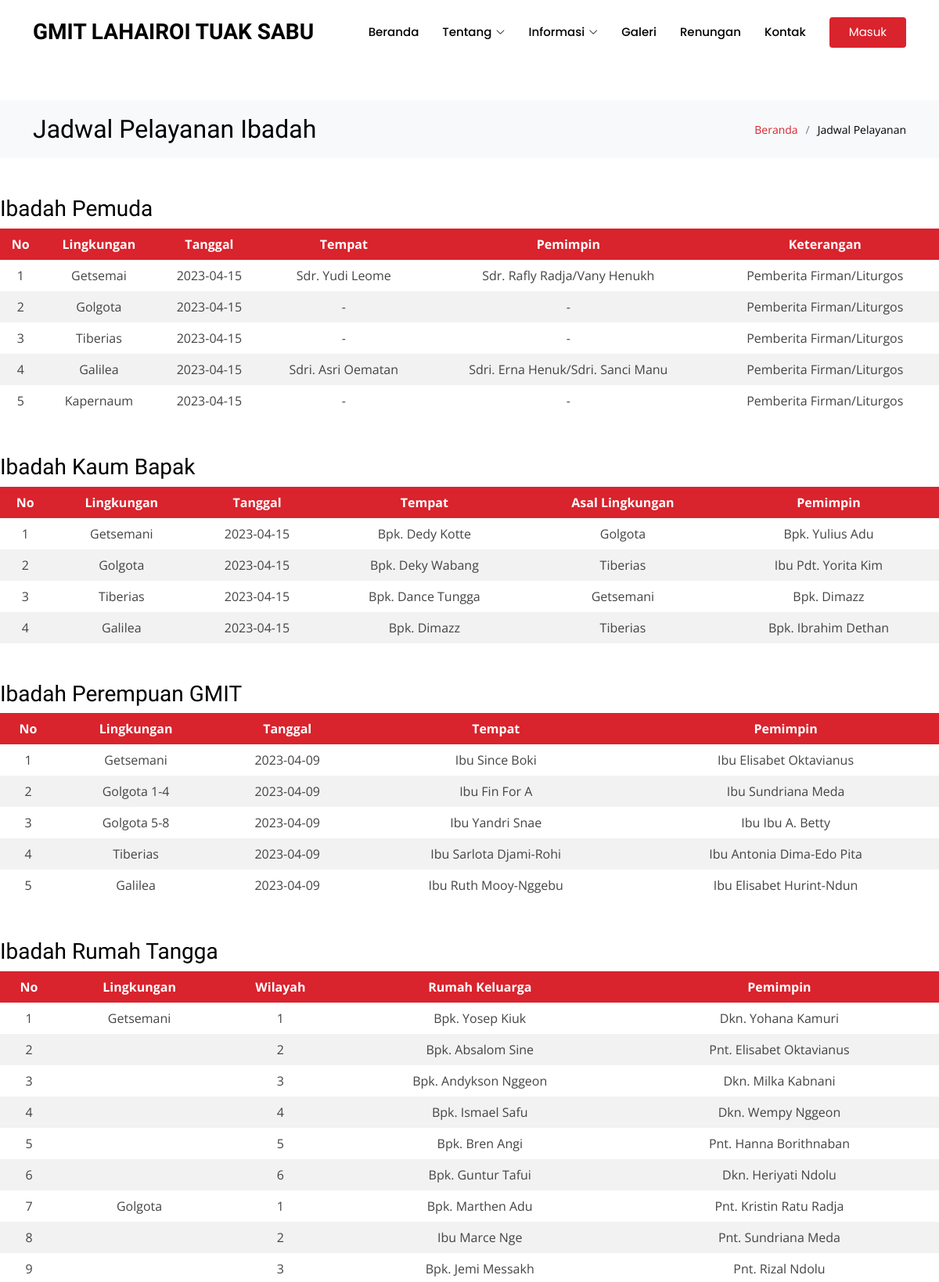
Page /jadwal-pelayanan.php (upper part) on the committed database.
### tables this page shows
CREATE TABLE `tbl_pemuda` (
  `kode` int(11) NOT NULL,
  `lingkungan` varchar(255) NOT NULL,
  `tanggal` date NOT NULL,
  `tempat` varchar(255) NOT NULL,
  `pemimpin` varchar(255) NOT NULL,
  `keterangan` varchar(255) NOT NULL
);

CREATE TABLE `tbl_kaum_bapa` (
  `kode` int(11) NOT NULL,
  `lingkungan` varchar(255) NOT NULL,
  `tanggal` date NOT NULL,
  `tempat` varchar(255) NOT NULL,
  `asal_lingkungan` varchar(255) NOT NULL,
  `pemimpin` varchar(255) NOT NULL
);

CREATE TABLE `tbl_ibadah_perempuan` (
  `kode` int(11) NOT NULL,
  `lingkungan` varchar(255) NOT NULL,
  `tanggal` date NOT NULL,
  `tempat` varchar(255) NOT NULL,
  `pemimpin` varchar(255) NOT NULL
);

CREATE TABLE `tbl_ibadah_rt` (
  `kode` int(11) NOT NULL,
  `lingkungan` varchar(255) NOT NULL,
  `wilayah` varchar(255) NOT NULL,
  `rumah_keluarga` varchar(255) NOT NULL,
  `pemimpin` varchar(255) NOT NULL
);

### jadwal-pelayanan.php (the view, shortened to what this page needs)
<?php include 'header.php'; ?>
<?php include 'koneksi.php'; ?>
<!DOCTYPE html>
<html lang="en">
<head>
  <link href="assets/vendor/animate.css/animate.min.css" rel="stylesheet">
  <link href="assets/vendor/bootstrap/css/bootstrap.min.css" rel="stylesheet">
  <link href="assets/vendor/bootstrap-icons/bootstrap-icons.css" rel="stylesheet">
  <link href="assets/vendor/boxicons/css/boxicons.min.css" rel="stylesheet">
  <link href="assets/vendor/glightbox/css/glightbox.min.css" rel="stylesheet">
  <link href="assets/vendor/remixicon/remixicon.css" rel="stylesheet">
  <link href="assets/vendor/swiper/swiper-bundle.min.css" rel="stylesheet">
  <link rel="stylesheet" href="https://kit.fontawesome.com/37093c578d.css">
</head>
<body>
  <main id="main">
    <section id="breadcrumbs" class="breadcrumbs">
      <div class="container">
        <div class="d-flex justify-content-between align-items-center">
          <h2>Jadwal Pelayanan Ibadah</h2>
          <ol>
            <li><a href="index.php">Beranda</a></li>
            <li>Jadwal Pelayanan</li>
          </ol>
        </div>
      </div>
    </section>
  <br>
  <br>
<table>
  <h3>Ibadah Pemuda</h3>
    <thead>
      <tr>
        <th>No</th>
        <th>Lingkungan</th>
        <th>Tanggal</th>
        <th>Tempat</th>
        <th>Pemimpin</th>
        <th>Keterangan</th>
      </tr>
    </thead>
    <tbody>
    <?php
					$page = (isset($_GET['page']))? $_GET['page'] : 1;
					$limit = 50;
					$limit_start = ($page - 1) * $limit;
					$sql = mysqli_query($konek, "SELECT * FROM tbl_pemuda LIMIT ".$limit_start.",".$limit);
					$no = $limit_start + 1;
					while($data = mysqli_fetch_array($sql)){
					?>
      <tr>
        <td><?php echo $no; ?></td>
        <td><?php echo $data['lingkungan']; ?></td>
        <td><?php echo $data['tanggal']; ?></td>
        <td><?php echo $data['tempat']; ?></td>
        <td><?php echo $data['pemimpin']; ?></td>
        <td><?php echo $data['keterangan']; ?></td>
      </tr>
      <?php
						$no++;
					}
					?>
    </tbody>
  </table>
  <br>
  <br>
<table>
  <h3>Ibadah Kaum Bapak</h3>
    <thead>
      <tr>
        <th>No</th>
        <th>Lingkungan</th>
        <th>Tanggal</th>
        <th>Tempat</th>
        <th>Asal Lingkungan</th>
        <th>Pemimpin</th>
      </tr>
    </thead>
    <tbody>
    <?php
					$page = (isset($_GET['page']))? $_GET['page'] : 1;
					$limit = 50;
					$limit_start = ($page - 1) * $limit;
					$sql = mysqli_query($konek, "SELECT * FROM tbl_kaum_bapa LIMIT ".$limit_start.",".$limit);
					$no = $limit_start + 1;
					while($data = mysqli_fetch_array($sql)){
					?>
      <tr>
        <td><?php echo $no; ?></td>
        <td><?php echo $data['lingkungan']; ?></td>
        <td><?php echo $data['tanggal']; ?></td>
        <td><?php echo $data['tempat']; ?></td>
        <td><?php echo $data['asal_lingkungan']; ?></td>
        <td><?php echo $data['pemimpin']; ?></td>
      </tr>
      <?php
						$no++;
					}
					?>
    </tbody>
  </table>
  <br>
  <br>
<table>
  <h3>Ibadah Perempuan GMIT</h3>
    <thead>
      <tr>
        <th>No</th>
        <th>Lingkungan</th>
        <th>Tanggal</th>
        <th>Tempat</th>
        <th>Pemimpin</th>
      </tr>
    </thead>
    <tbody>
    <?php
					$page = (isset($_GET['page']))? $_GET['page'] : 1;
					$limit = 50;
					$limit_start = ($page - 1) * $limit;
					$sql = mysqli_query($konek, "SELECT * FROM tbl_ibadah_perempuan LIMIT ".$limit_start.",".$limit);
					$no = $limit_start + 1;
					while($data = mysqli_fetch_array($sql)){
					?>
      <tr>
        <td><?php echo $no; ?></td>
        <td><?php echo $data['lingkungan']; ?></td>
        <td><?php echo $data['tanggal']; ?></td>
        <td><?php echo $data['tempat']; ?></td>
        <td><?php echo $data['pemimpin']; ?></td>
      </tr>
      <?php
						$no++;
					}
					?>
    </tbody>
  </table>
<table>
  <h3>Ibadah Rumah Tangga</h3>
    <thead>
      <tr>
        <th>No</th>
        <th>Lingkungan</th>
        <th>Wilayah</th>
        <th>Rumah Keluarga</th>
        <th>Pemimpin</th>
      </tr>
    </thead>
    <tbody>
    <?php
					$page = (isset($_GET['page']))? $_GET['page'] : 1;
					$limit = 50;
					$limit_start = ($page - 1) * $limit;
					$sql = mysqli_query($konek, "SELECT * FROM tbl_ibadah_rt LIMIT ".$limit_start.",".$limit);
					$no = $limit_start + 1;
					while($data = mysqli_fetch_array($sql)){
					?>
      <tr>
        <td><?php echo $no; ?></td>
        <td><?php echo $data['lingkungan']; ?></td>
        <td><?php echo $data['wilayah']; ?></td>
        <td><?php echo $data['rumah_keluarga']; ?></td>
        <td><?php echo $data['pemimpin']; ?></td>
      </tr>
      <?php
						$no++;
					}
					?>
    </tbody>
  </table>
</main>
<?php include 'footer.php'; ?>
</body>
</html>

### assets/css/style.css (style rules this page uses)
body { font-family: "Open Sans", sans-serif; color: #444444; }
a { text-decoration: none; color: #d9232d; }
h1, h2, h3, h4, h5, h6 { font-family: "Raleway", sans-serif; color: #000000; }
section { padding: 40px 0; overflow: hidden; }
.breadcrumbs { padding: 18px 0; background: #f8f9fa; min-height: 40px; margin-top: 80px; color: #000000; }
.breadcrumbs h2 { font-size: 32px; font-weight: 300; margin: 0; color: #000000; }
.breadcrumbs ol { display: flex; flex-wrap: wrap; list-style: none; padding: 0; margin: 0; font-size: 14px; }
.breadcrumbs ol li + li { padding-left: 10px; }
.breadcrumbs ol li + li::before { display: inline-block; padding-right: 10px; color: #6b7b8d; content: "/"; }
th, td { text-align: center; padding: 8px; }
th { background-color: #d9232d; color: #fff; }
tr:nth-child(even) { background-color: #f2f2f2; }

### jadwal-pelayanan.php (style rules this page uses)
table { border-collapse: collapse; width: 100%; }
th, td { text-align: left; padding: 8px; }
tr:nth-child(even) { background-color: #f2f2f2 }
th { background-color: #4CAF50; color: white; }

### rows in the picture
tbl_pemuda: lingkungan "Getsemai", tanggal "2023-04-15", tempat "Sdr. Yudi Leome", pemimpin "Sdr. Rafly Radja/Vany Henukh", keterangan "Pemberita Firman/Liturgos"
tbl_pemuda: lingkungan "Golgota", tanggal "2023-04-15", tempat "-", pemimpin "-", keterangan "Pemberita Firman/Liturgos"
tbl_pemuda: lingkungan "Tiberias", tanggal "2023-04-15", tempat "-", pemimpin "-", keterangan "Pemberita Firman/Liturgos"
tbl_pemuda: lingkungan "Galilea", tanggal "2023-04-15", tempat "Sdri. Asri Oematan", pemimpin "Sdri. Erna Henuk/Sdri. Sanci Manu", keterangan "Pemberita Firman/Liturgos"
tbl_pemuda: lingkungan "Kapernaum", tanggal "2023-04-15", tempat "-", pemimpin "-", keterangan "Pemberita Firman/Liturgos"
tbl_kaum_bapa: lingkungan "Getsemani", tanggal "2023-04-15", tempat "Bpk. Dedy Kotte", asal_lingkungan "Golgota", pemimpin "Bpk. Yulius Adu"
tbl_kaum_bapa: lingkungan "Golgota", tanggal "2023-04-15", tempat "Bpk. Deky Wabang", asal_lingkungan "Tiberias", pemimpin "Ibu Pdt. Yorita Kim"
tbl_kaum_bapa: lingkungan "Tiberias", tanggal "2023-04-15", tempat "Bpk. Dance Tungga", asal_lingkungan "Getsemani", pemimpin "Bpk. Dimazz"
tbl_kaum_bapa: lingkungan "Galilea", tanggal "2023-04-15", tempat "Bpk. Dimazz", asal_lingkungan "Tiberias", pemimpin "Bpk. Ibrahim Dethan"
tbl_ibadah_perempuan: lingkungan "Getsemani", tanggal "2023-04-09", tempat "Ibu Since Boki", pemimpin "Ibu Elisabet Oktavianus"
tbl_ibadah_perempuan: lingkungan "Golgota 1-4", tanggal "2023-04-09", tempat "Ibu Fin For A", pemimpin "Ibu Sundriana Meda"
tbl_ibadah_perempuan: lingkungan "Golgota 5-8", tanggal "2023-04-09", tempat "Ibu Yandri Snae", pemimpin "Ibu Ibu A. Betty"
tbl_ibadah_perempuan: lingkungan "Tiberias", tanggal "2023-04-09", tempat "Ibu Sarlota Djami-Rohi", pemimpin "Ibu Antonia Dima-Edo Pita"
tbl_ibadah_perempuan: lingkungan "Galilea", tanggal "2023-04-09", tempat "Ibu Ruth Mooy-Nggebu", pemimpin "Ibu Elisabet Hurint-Ndun"
tbl_ibadah_rt: lingkungan "Getsemani", wilayah "1", rumah_keluarga "Bpk. Yosep Kiuk", pemimpin "Dkn. Yohana Kamuri"
tbl_ibadah_rt: wilayah "2", rumah_keluarga "Bpk. Absalom Sine", pemimpin "Pnt. Elisabet Oktavianus"
tbl_ibadah_rt: wilayah "3", rumah_keluarga "Bpk. Andykson Nggeon", pemimpin "Dkn. Milka Kabnani"
tbl_ibadah_rt: wilayah "4", rumah_keluarga "Bpk. Ismael Safu", pemimpin "Dkn. Wempy Nggeon"
tbl_ibadah_rt: wilayah "5", rumah_keluarga "Bpk. Bren Angi", pemimpin "Pnt. Hanna Borithnaban"
tbl_ibadah_rt: wilayah "6", rumah_keluarga "Bpk. Guntur Tafui", pemimpin "Dkn. Heriyati Ndolu"
tbl_ibadah_rt: lingkungan "Golgota", wilayah "1", rumah_keluarga "Bpk. Marthen Adu", pemimpin "Pnt. Kristin Ratu Radja"
tbl_ibadah_rt: wilayah "2", rumah_keluarga "Ibu Marce Nge", pemimpin "Pnt. Sundriana Meda"
tbl_ibadah_rt: wilayah "3", rumah_keluarga "Bpk. Jemi Messakh", pemimpin "Pnt. Rizal Ndolu"
